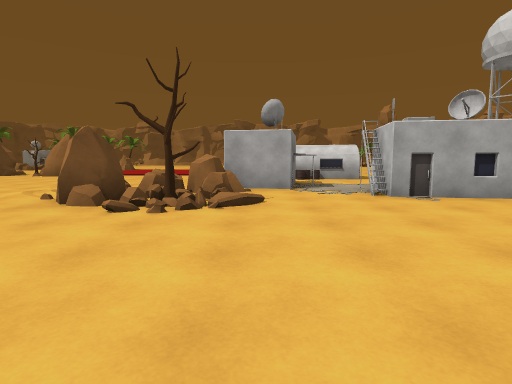
[1] (above)

24 first-person views from a walk through a scene from a Unity 3-D project. The camera is 1.3 m above the floor, tilts 6° down and sees 80° across. The floor is counted in squares, 2 m on a side. Each view is taken from the middle of a square. On the plan, view 1 faces up. The plan holds only what a view shows up to about 10 squares ahead; the rest is blank. The place goes on beyond the plan. Some animated figures are not drawn.

[2]
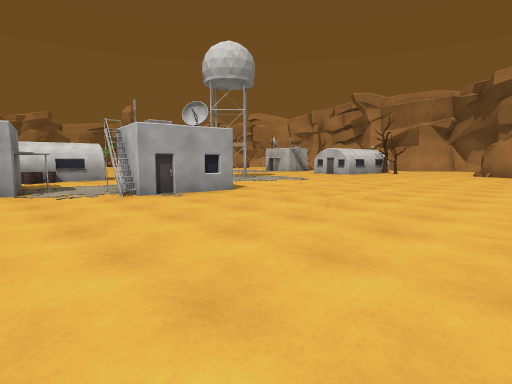

[3]
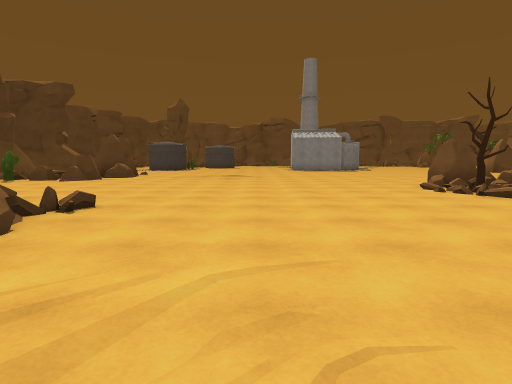

[4]
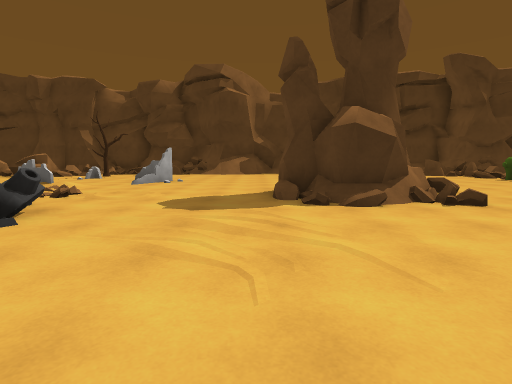

[5]
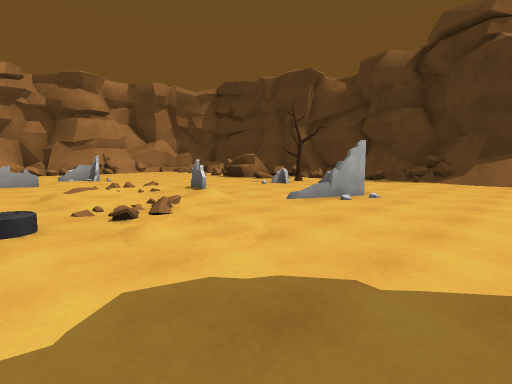

[6]
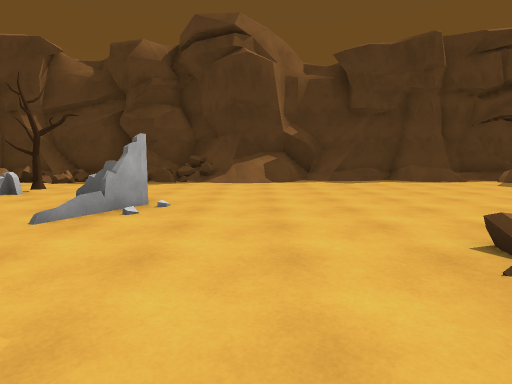

[7]
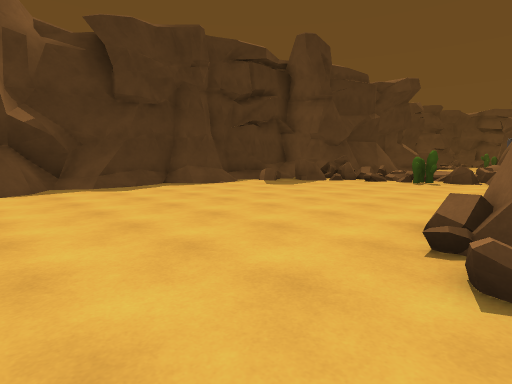

[8]
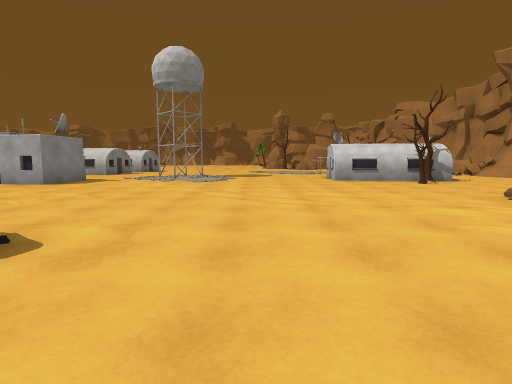

[9]
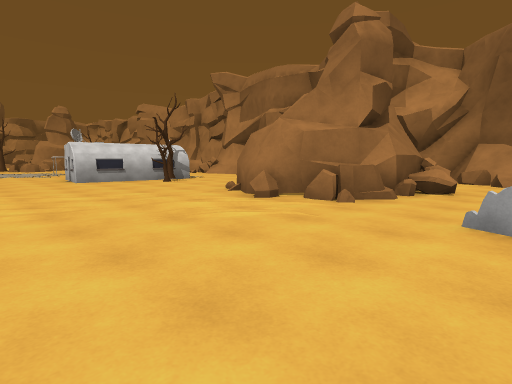

[10]
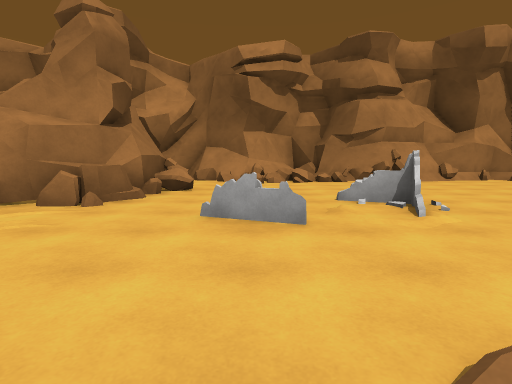

[11]
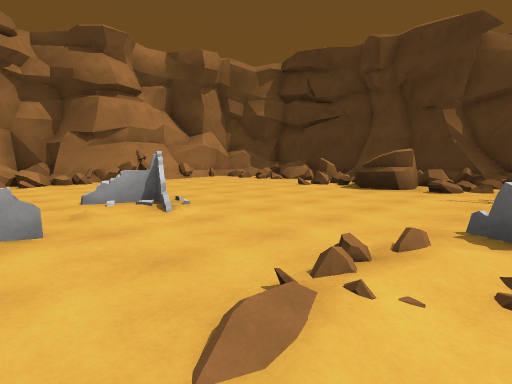

[12]
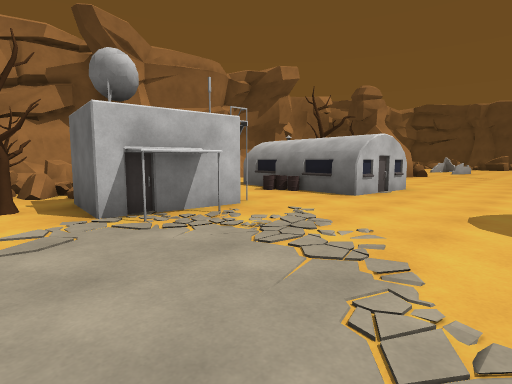

[13]
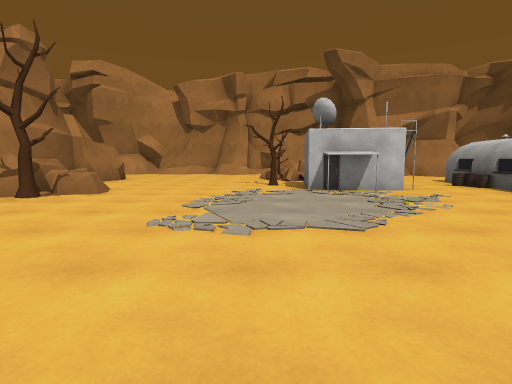

[14]
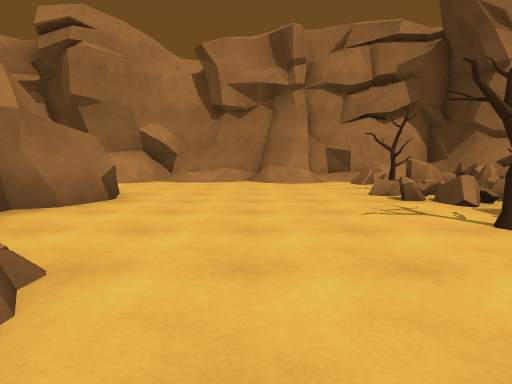

[15]
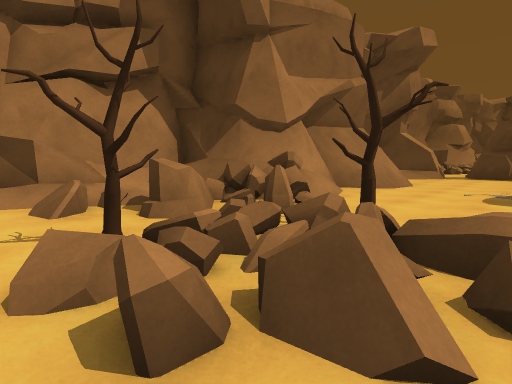

[16]
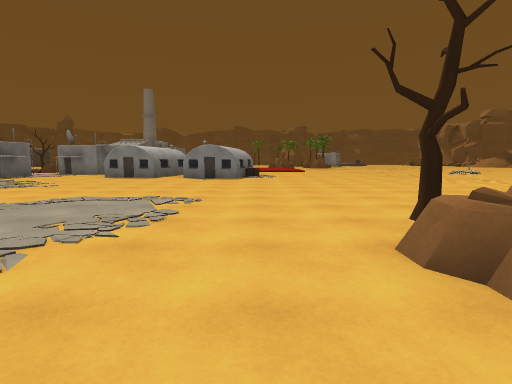

[17]
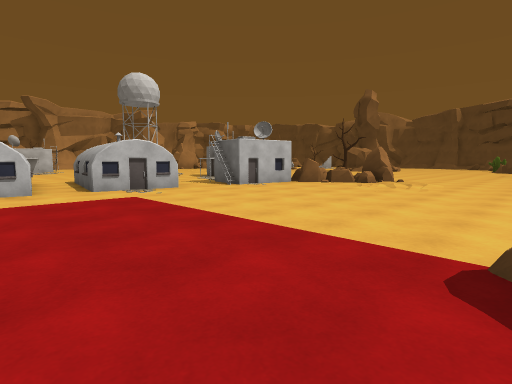

[18]
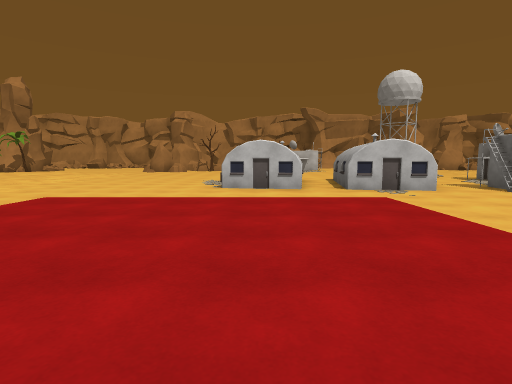

[19]
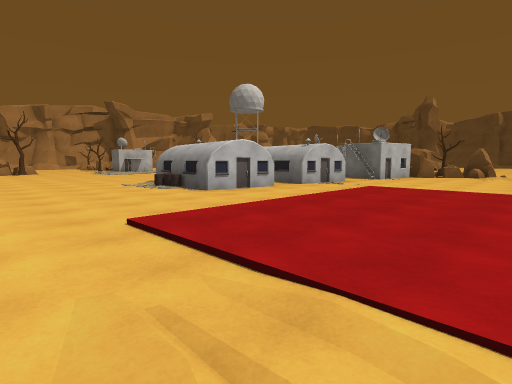

[20]
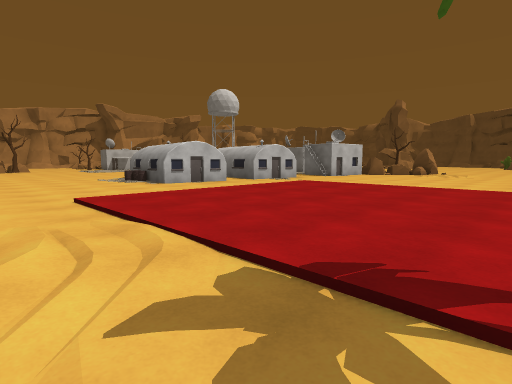

[21]
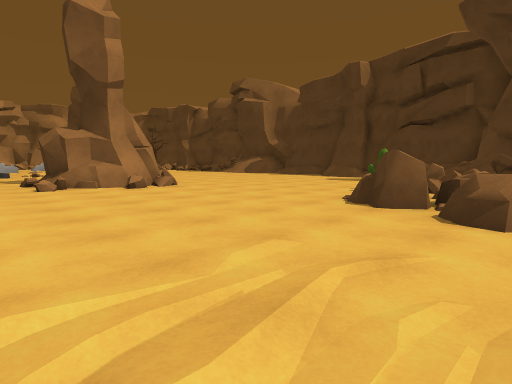

[22]
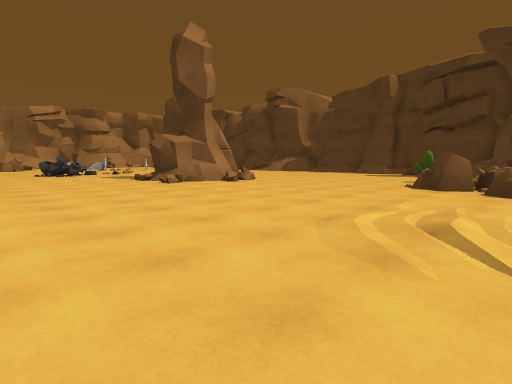

[23]
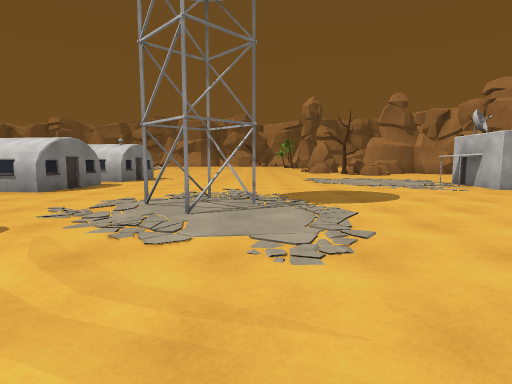

[24]
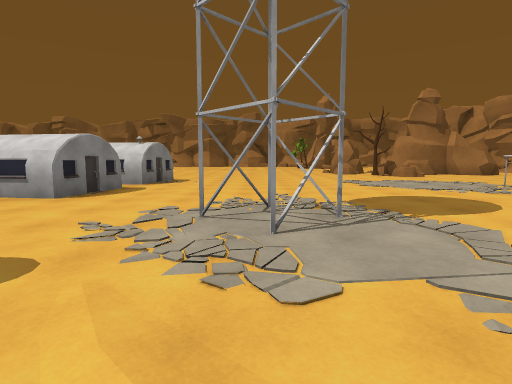

### Floor plan
Key: @ floor where view 1 was taken; # wall or solid block; x gap in a wall; . main floor; : floor 0.25 m higher than the main floor; + floor 0.5 m higher than the main floor; / step, stairs or slope; = window, fence, low wall or low ledge; ^ raised ledge; B building; R rock; T tree; C cactus; O other object.
Columns run from 7 left of view 1 to 22 right of it. Each row starts with its distance up from view 1.
 20 ../........ ..... OO #     //#
 19 O.................  R^####../#
 18 ...................TRR......##
 17 ....................R.......##
 16 .........BB..................#
 15 ........BBBB................##
 14 ........BBBB.................#
 13 R...................B#T.=T.=##
 12 ........BBB.........BB x=#=^/^
 11 .......BBBB..........B .T.##/#
 10 .........B................=#^^
  9 .......B#.....##......B.../#
  8 .......BB.....##....BBBB...#
  7  .....R#B.#B........BBBB..##
  6  ....RR/.BBB.........TT...#
  5  ...RRT/...B............../
  4  .....:....................
  3  ...................... ...
  2 ......................# ..
  1 .....................#####
  0 .......@............./###   #
 -1 ./............#^......//#..=#
 -2 ./.........................=#
 -3 ........###....///..=..=..#=#
 -4 ......./###..../../.......==#
 -5 RR...../###....////........##
 -6 RRR.............=#......  .#
 -7  RR...........#...........##
 -8   CC..........#=...........#
 -9  ==+.............T.........#
-10   =x...............#=//....#
-11  ## =........... .## /#=
-12  ##  ......///== #===#=#
-13   ########/###=# #######
-14          #####

Where each view was taken, in squares from view 1:
view 1: 0 up, 0 right, facing up
view 2: 0 up, 0 right, facing up-right
view 3: 0 up, 5 right, facing left
view 4: 2 up, 4 right, facing down
view 5: 2 down, 4 right, facing down-right
view 6: 3 down, 5 right, facing down
view 7: 5 down, 5 right, facing down-left
view 8: 3 down, 10 right, facing up
view 9: 3 down, 10 right, facing up-right
view 10: 3 down, 10 right, facing right
view 11: 3 down, 10 right, facing down-right
view 12: 14 up, 10 right, facing down-right
view 13: 14 up, 7 right, facing right
view 14: 16 up, 12 right, facing right
view 15: 14 up, 16 right, facing down-right
view 16: 16 up, 15 right, facing left
view 17: 15 up, 7 left, facing down-right
view 18: 15 up, 7 left, facing right
view 19: 20 up, 5 left, facing down-right
view 20: 20 up, 7 left, facing down-right
view 21: 1 down, 7 left, facing down-right
view 22: 2 up, 7 left, facing down-right
view 23: 4 up, 8 right, facing up
view 24: 5 up, 7 right, facing up
